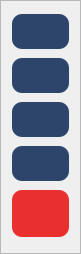
   <widget class="QFrame" name="menu_frame">
    <property name="geometry">
     <rect>
      <x>0</x>
      <y>-5</y>
      <width>81</width>
      <height>254</height>
     </rect>
    </property>
    <property name="frameShape">
     <enum>QFrame::StyledPanel</enum>
    </property>
    <property name="frameShadow">
     <enum>QFrame::Raised</enum>
    </property>
    <widget class="QPushButton" name="signal_button">
     <property name="enabled">
      <bool>true</bool>
     </property>
     <property name="geometry">
      <rect>
       <x>12</x>
       <y>14</y>
       <width>57</width>
       <height>35</height>
      </rect>
     </property>
     <property name="sizePolicy">
      <sizepolicy hsizetype="Ignored" vsizetype="Ignored">
       <horstretch>0</horstretch>
       <verstretch>0</verstretch>
      </sizepolicy>
     </property>
     <property name="minimumSize">
      <size>
       <width>57</width>
       <height>35</height>
      </size>
     </property>
     <property name="focusPolicy">
      <enum>Qt::NoFocus</enum>
     </property>
     <property name="styleSheet">
      <string notr="true">QPushButton {
	background-color: rgb(46, 69, 107);
	border: none;
	border-radius: 10px;
	color: white
}</string>
     </property>
     <property name="text">
      <string/>
     </property>
     <property name="icon">
      <iconset>
       <normaloff>sin___icon.png</normaloff>sin___icon.png</iconset>
     </property>
     <property name="iconSize">
      <size>
       <width>35</width>
       <height>35</height>
      </size>
     </property>
    </widget>
    <widget class="QPushButton" name="frequyncy_button">
     <property name="geometry">
      <rect>
       <x>12</x>
       <y>58</y>
       <width>57</width>
       <height>35</height>
      </rect>
     </property>
     <property name="sizePolicy">
      <sizepolicy hsizetype="Ignored" vsizetype="Ignored">
       <horstretch>0</horstretch>
       <verstretch>0</verstretch>
      </sizepolicy>
     </property>
     <property name="minimumSize">
      <size>
       <width>57</width>
       <height>35</height>
      </size>
     </property>
     <property name="styleSheet">
      <string notr="true">QPushButton {
	background-color: rgb(46, 69, 107);
	border: none;
	border-radius: 10px;
	color: white
}</string>
     </property>
     <property name="text">
      <string/>
     </property>
     <property name="icon">
      <iconset>
       <normaloff>frequyncy___icon.png</normaloff>frequyncy___icon.png</iconset>
     </property>
     <property name="iconSize">
      <size>
       <width>35</width>
       <height>35</height>
      </size>
     </property>
     <property name="flat">
      <bool>false</bool>
     </property>
    </widget>
    <widget class="QPushButton" name="temperature_button">
     <property name="geometry">
      <rect>
       <x>12</x>
       <y>102</y>
       <width>57</width>
       <height>35</height>
      </rect>
     </property>
     <property name="sizePolicy">
      <sizepolicy hsizetype="Ignored" vsizetype="Ignored">
       <horstretch>0</horstretch>
       <verstretch>0</verstretch>
      </sizepolicy>
     </property>
     <property name="minimumSize">
      <size>
       <width>57</width>
       <height>35</height>
      </size>
     </property>
     <property name="layoutDirection">
      <enum>Qt::LeftToRight</enum>
     </property>
     <property name="styleSheet">
      <string notr="true">QPushButton {
	background-color: rgb(46, 69, 107);
	border: none;
	border-radius: 10px;
	color: white
}</string>
     </property>
     <property name="text">
      <string/>
     </property>
     <property name="icon">
      <iconset>
       <normaloff>temperature_icon.png</normaloff>temperature_icon.png</iconset>
     </property>
     <property name="iconSize">
      <size>
       <width>35</width>
       <height>35</height>
      </size>
     </property>
     <property name="checked">
      <bool>false</bool>
     </property>
    </widget>
    <widget class="QPushButton" name="timer_button">
     <property name="geometry">
      <rect>
       <x>12</x>
       <y>146</y>
       <width>57</width>
       <height>35</height>
      </rect>
     </property>
     <property name="sizePolicy">
      <sizepolicy hsizetype="Ignored" vsizetype="Ignored">
       <horstretch>0</horstretch>
       <verstretch>0</verstretch>
      </sizepolicy>
     </property>
     <property name="minimumSize">
      <size>
       <width>57</width>
       <height>35</height>
      </size>
     </property>
     <property name="styleSheet">
      <string notr="true">QPushButton {
	background-color: rgb(46, 69, 107);
	border: none;
	border-radius: 10px;
	color: white
}</string>
     </property>
     <property name="text">
      <string/>
     </property>
     <property name="icon">
      <iconset>
       <normaloff>clock_icon.png</normaloff>clock_icon.png</iconset>
     </property>
     <property name="iconSize">
      <size>
       <width>35</width>
       <height>35</height>
      </size>
     </property>
     <property name="checkable">
      <bool>false</bool>
     </property>
    </widget>
    <widget class="QPushButton" name="launch_button">
     <property name="geometry">
      <rect>
       <x>12</x>
       <y>190</y>
       <width>57</width>
       <height>47</height>
      </rect>
     </property>
     <property name="sizePolicy">
      <sizepolicy hsizetype="Ignored" vsizetype="Ignored">
       <horstretch>0</horstretch>
       <verstretch>0</verstretch>
      </sizepolicy>
     </property>
     <property name="minimumSize">
      <size>
       <width>57</width>
       <height>45</height>
      </size>
     </property>
     <property name="styleSheet">
      <string notr="true">QPushButton {
	background-color: rgb(234, 47, 47);
	color: rgb(42, 225, 0);
	border: none;
	border-radius: 10px;
	color: white
}</string>
     </property>
     <property name="text">
      <string/>
     </property>
     <property name="icon">
      <iconset>
       <normaloff>launch_icon.png</normaloff>launch_icon.png</iconset>
     </property>
     <property name="iconSize">
      <size>
       <width>40</width>
       <height>40</height>
      </size>
     </property>
    </widget>
   </widget>
